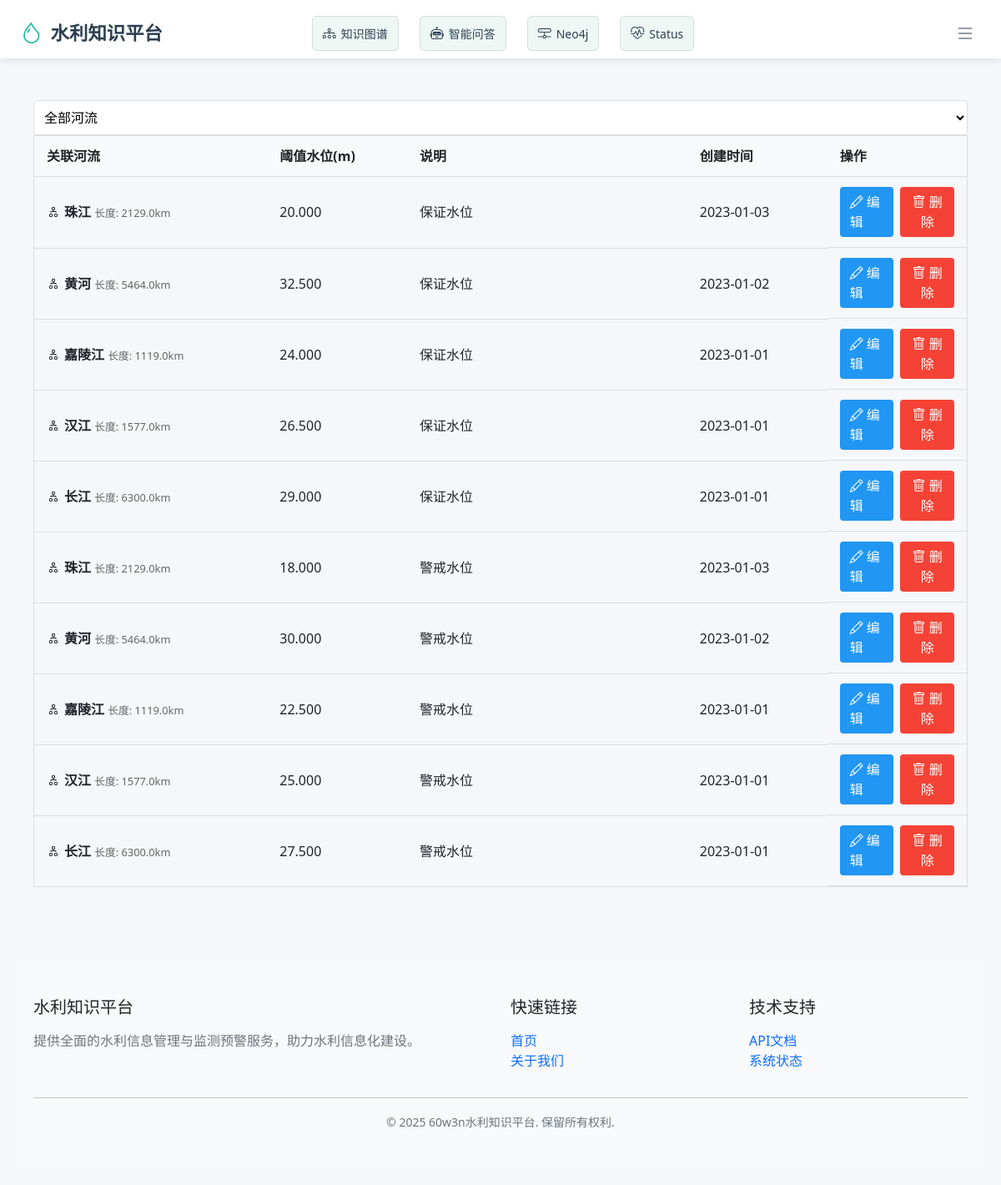
The page /water-level-thresholds/ on the database its author committed.
### app/models.py (models this page shows, shortened)
class ThresholdBase(db.Model):
    __abstract__ = True
    threshold_id = db.Column(db.Integer, primary_key=True)
    threshold_value = db.Column(db.Numeric(10, 3), nullable=False)
    description = db.Column(db.Text)
    created_at = db.Column(db.DateTime, default=datetime.utcnow)

class WaterLevelThreshold(ThresholdBase):
    __tablename__ = 'water_level_thresholds'
    river_id = db.Column(
        db.Integer,
        db.ForeignKey('rivers.river_id', ondelete='CASCADE'),
        nullable=False,
        comment='关联河流ID'
    )
    created_at = db.Column(db.DateTime, default=datetime.utcnow)  # 新增字段
    river = db.relationship('River', backref=db.backref(
        'water_level_thresholds',
        lazy='dynamic'
    ))

class River(db.Model):
    __tablename__ = 'rivers'
    river_id = db.Column(db.Integer, primary_key=True)
    name = db.Column(db.String(255), nullable=False)
    length = db.Column(db.Float, nullable=False)
    basin_id = db.Column(db.Integer, db.ForeignKey('basins.basin_id'), nullable=False)
    created_at = db.Column(db.DateTime, default=datetime.utcnow)  # 新增字段
    basin = db.relationship('Basin', back_populates='rivers')
    reservoirs = db.relationship('Reservoir', back_populates='river', cascade='all, delete-orphan')
    flood_control_facilities = db.relationship('FloodControlFacility', back_populates='river',
                                               cascade='all, delete-orphan')
    monitoring_stations = db.relationship('MonitoringStation', back_populates='river', cascade='all, delete-orphan')

### app/routes/waterlevelthreshold.py (the view)
@water_level_threshold_bp.route('/')
def list_thresholds():
    page = request.args.get('page', 1, type=int)
    river_id = request.args.get('river_id', type=int)
    query = WaterLevelThreshold.query.order_by(WaterLevelThreshold.threshold_id.desc())
    if river_id:
        query = query.filter_by(river_id=river_id)
    thresholds = query.paginate(page=page, per_page=20)
    rivers = River.query.order_by(River.name).all()
    return render_template('water_level_thresholds/list.html',
                           thresholds=thresholds,
                           rivers=rivers,
                           current_river_id=river_id)

### app/templates/water_level_thresholds/list.html (shortened to what this page needs)
{% extends "base.html" %}
{% block content %}
    <div class="table-container">
        <div class="filter-bar">
            <form method="get" class="filter-form">
                <select name="river_id" class="filter-select" onchange="this.form.submit()">
                    <option value="">全部河流</option>
                </select>
            </form>
        </div>
        <table class="data-table">
            <thead>
                <tr>
                    <th width="25%">关联河流</th>
                    <th width="15%">阈值水位(m)</th>
                    <th>说明</th>
                    <th width="15%">创建时间</th>
                    <th width="15%">操作</th>
                </tr>
            </thead>
            <tbody>
                {% for threshold in thresholds.items %}
                <tr>
                    <td>
                        <div class="relation-info">
                            <i class="bi bi-diagram-2"></i>
                            <div>
                                <strong>{{ threshold.river.name }}</strong>
                                <span class="relation-meta">长度: {{ threshold.river.length }}km</span>
                            </div>
                        </div>
                    </td>
                    <td class="numeric">
                        {{ "%.3f"|format(threshold.threshold_value) }}
                    </td>
                    <td class="summary">
                        {{ threshold.description|default('暂无说明', true)|truncate(60) }}
                    </td>
                    <td>
                        {{ threshold.created_at.strftime('%Y-%m-%d') }}
                    </td>
                    <td class="actions">
                        <a href="{{ url_for('water_level_threshold.edit_threshold', threshold_id=threshold.threshold_id) }}"
                           class="btn-edit">
                            <i class="bi bi-pencil"></i> 编辑
                        </a>
                        <button class="btn-delete"
                                onclick="showDeleteModal('{{ threshold.threshold_id }}', '{{ threshold.river.name }}', '{{ "%.3f"|format(threshold.threshold_value) }}')">
                            <i class="bi bi-trash"></i> 删除
                        </button>
                    </td>
                </tr>
                {% else %}
                <tr>
                    <td colspan="5" class="no-data">
                        <i class="bi bi-database-exclamation"></i> 没有找到水位阈值配置
                    </td>
                </tr>
                {% endfor %}
            </tbody>
        </table>
    </div>
{% endblock %}

### app/static/style.css (style rules this page uses)
body { font-family: Arial, sans-serif; line-height: 1.6; margin: 0; padding: 20px; color: #333; }
table { width: 100%; border-collapse: collapse; margin-bottom: 20px; }
table, th, td { border: 1px solid #ddd; }
th, td { padding: 12px; text-align: left; }
th { background-color: #f4f4f4; }
input[type="text"], input[type="number"], select { padding: 8px; width: 300px; border: 1px solid #ddd; border-radius: 4px; }
button, .btn { padding: 8px 15px; background: #007bff; color: white; border: none; border-radius: 4px; cursor: pointer; text-decoration: none; }
.table-container { overflow-x: auto; }
.data-table { width: 100%; border-collapse: collapse; }
.data-table th, .data-table td { padding: 12px 15px; text-align: left; border-bottom: 1px solid #ddd; }
.data-table th { background-color: #f8f9fa; font-weight: 600; }
.actions { display: flex; gap: 8px; }
.btn-edit { background-color: #2196f3; color: white; padding: 6px 12px; border-radius: 4px; text-decoration: none; }
.btn-delete { background-color: #f44336; color: white; padding: 6px 12px; border: none; border-radius: 4px; cursor: pointer; }
select { padding: 8px; width: 100%; border: 1px solid #ddd; border-radius: 4px; background-color: white; }
.relation-info { display: flex; align-items: center; gap: 5px; flex-wrap: wrap; }
.relation-meta { font-size: 0.8em; color: #666; }

### rows shown on the page
WaterLevelThreshold: river.name "珠江", river.length "2129.0", threshold_value "20.000", description "保证水位", created_at "2023-01-03"
WaterLevelThreshold: river.name "黄河", river.length "5464.0", threshold_value "32.500", description "保证水位", created_at "2023-01-02"
WaterLevelThreshold: river.name "嘉陵江", river.length "1119.0", threshold_value "24.000", description "保证水位", created_at "2023-01-01"
WaterLevelThreshold: river.name "汉江", river.length "1577.0", threshold_value "26.500", description "保证水位", created_at "2023-01-01"
WaterLevelThreshold: river.name "长江", river.length "6300.0", threshold_value "29.000", description "保证水位", created_at "2023-01-01"
WaterLevelThreshold: river.name "珠江", river.length "2129.0", threshold_value "18.000", description "警戒水位", created_at "2023-01-03"
WaterLevelThreshold: river.name "黄河", river.length "5464.0", threshold_value "30.000", description "警戒水位", created_at "2023-01-02"
WaterLevelThreshold: river.name "嘉陵江", river.length "1119.0", threshold_value "22.500", description "警戒水位", created_at "2023-01-01"
WaterLevelThreshold: river.name "汉江", river.length "1577.0", threshold_value "25.000", description "警戒水位", created_at "2023-01-01"
WaterLevelThreshold: river.name "长江", river.length "6300.0", threshold_value "27.500", description "警戒水位", created_at "2023-01-01"
